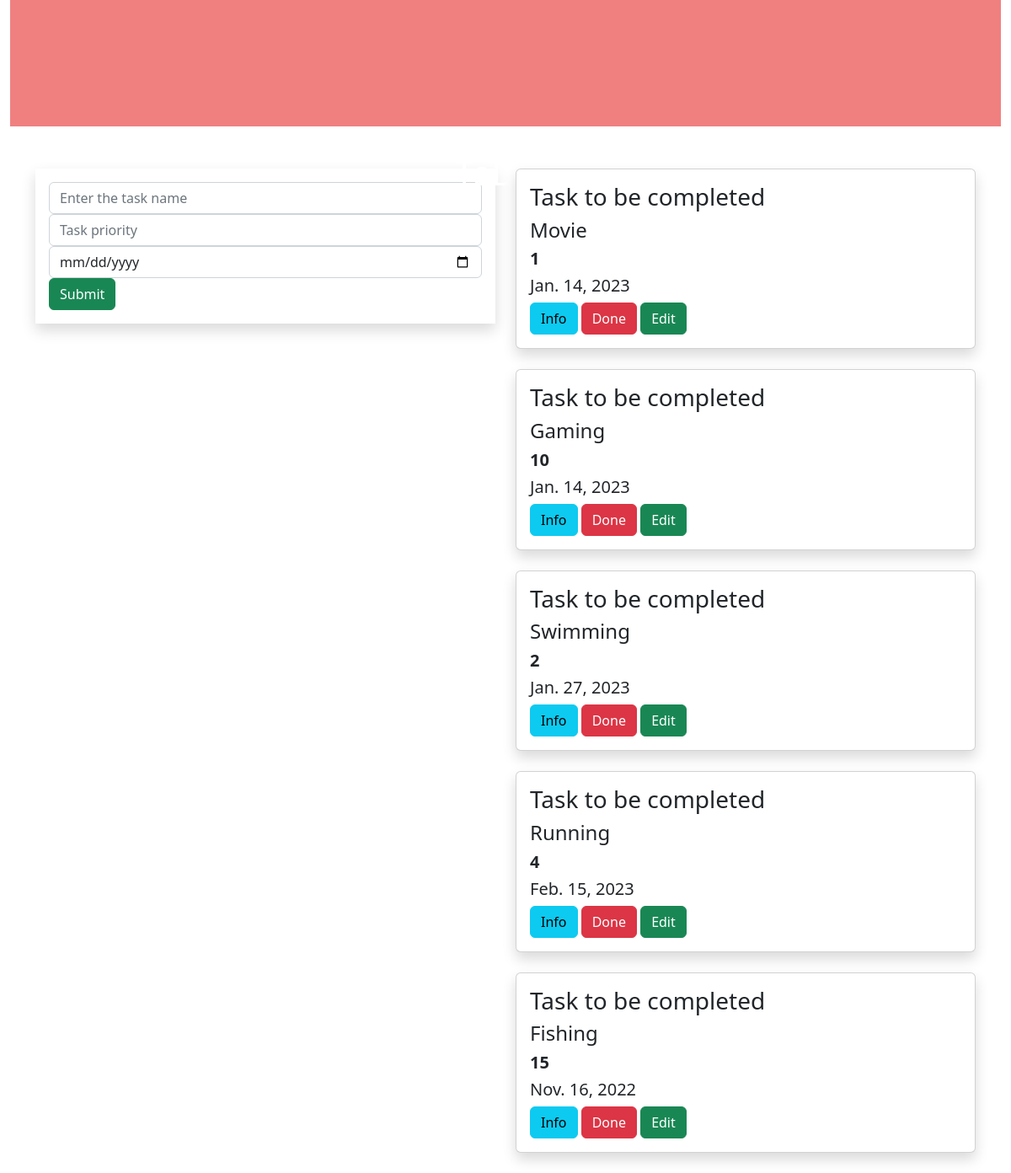
The page / on the database its author committed.
### Todo_Project_App/models.py (models this page shows, shortened)
class Task(models.Model):
    task = models.CharField(max_length=250)
    priority = models.IntegerField()
    date=models.DateField()

### Todo_Project_App/views.py (the view)
# urls.py: path('', views.TodoTask, name='task'),
def TodoTask(request):
    if request.method == "POST":
        name = request.POST.get('task', '')
        priority = request.POST.get('priority', '')
        date = request.POST.get('date', '')
        task = Task(task=name, priority=priority, date=date)
        task.save()
    tasks = Task.objects.all()
    return render(request, 'index.html', {'val': tasks})

### Template/Index.html (shortened to what this page needs)
{% extends 'base.html' %}
{% block content %}
<div class="container-fluid">
    <div class="col-md-12">
        <div class="banner">
            <div class="banner-text app-header">
                <h1>ToDo App</h1>
            </div>
        </div>
    </div>
</div>
<div class="container">
    <div class="row">
        <div class="col-md-6">
            <form method="POST" class="p-3 shadow">
                <div class="form-group">
                    <input type="text" class="form-control" name="task" placeholder="Enter the task name">
                </div>
                <div class="form-group">
                    <input type="number" class="form-control" name="priority" placeholder="Task priority">
                </div>
                 <div class="form-group">
                    <input type="date" class="form-control" name="date" placeholder="Enter the date">
                </div>
                <input type="submit" class="btn btn-success">
            </form>
        </div>
        <div class="col-md-6">
            {% for i in val %}
            <div class="shadow card">
                <div class="card-body">
                    <h3>Task to be completed</h3>
                    <h4 class="card-title">{{i.task}}</h4>
                    <h5><b>{{i.priority}}</b></h5>
                    <h5>{{i.date}}</h5>
                    <a class="btn btn-info" href="{%  url 'cbvdetails' i.id %}">Info</a>
                    <a class="btn btn-danger" href="{%  url 'delete' i.id %}">Done</a>
                    <a class="btn btn-success" href="{%  url 'edit' i.id %}">Edit</a>
                </div>
            </div>
            <br>
            {% endfor %}
        </div>
    </div>
</div>
{% endblock %}

### Template/base.html (shortened to what this page needs)
{% load static %}
<!DOCTYPE html>
<html lang="en">
<head>
    <link rel="stylesheet" href="https://cdn.jsdelivr.net/npm/bootstrap@5.2.3/dist/css/bootstrap.min.css">
    <link rel="stylesheet" href="{% static 'style.css' %}">
</head>
<body>
{% block content %}
{% endblock %}
</body>
</html>

### static/style.css (style rules this page uses)
.banner { background-color: lightcoral; width: 100%; height: 150px; margin-bottom: 50px; }
.banner-text { top: 13%; left: 45%; position: Absolute; transform: transform; }
.app-header { color: white; }

### rows shown on the page
Task: task "Movie", priority "1", date "Jan. 14, 2023"
Task: task "Gaming", priority "10", date "Jan. 14, 2023"
Task: task "Swimming", priority "2", date "Jan. 27, 2023"
Task: task "Running", priority "4", date "Feb. 15, 2023"
Task: task "Fishing", priority "15", date "Nov. 16, 2022"
